Frame 1 (no input): blank canvas, image omitted
Frame 60 (the mouse pressed at the canvas centre just before this capture): blank canvas, image omitted
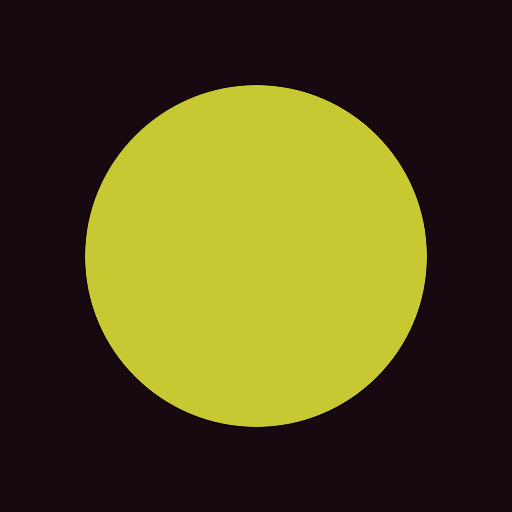
Frame 120 (the mouse held since frame 60 and released just before this capture)

The Processing sketch whose frames 1 and 60 were blank and that drew this single picture after the mouse press (run headless with seeded random() and noise(); from frame 60 on, the mouse is pressed at the canvas centre):

// Processing sketch: Interactive3_mouse
// ── Interactive3_mouse.pde

void setup () {
  
  size( 512, 512 );
  //fullScreen();
  
  background( 23 ,9 ,15 );
  
  //frameRate( 1 );
  
}


void draw () {
 
  if (mousePressed) {
    
    fill( 200, 200, 50 );
  
  }
  else {
    
    fill( 200, 100, 50 );
  
  }
  
  PVector mouse_pos = new PVector( mouseX, mouseY );
  PVector mouse_pos_pre = new PVector( pmouseX, pmouseY );
  PVector mouse_vel = mouse_pos.sub( mouse_pos_pre );
  //mouse_vel.normalize();
  
  float size = mouse_vel.mag();
  circle( mouseX, mouseY, size * abs(sin(millis())) );
  
}
